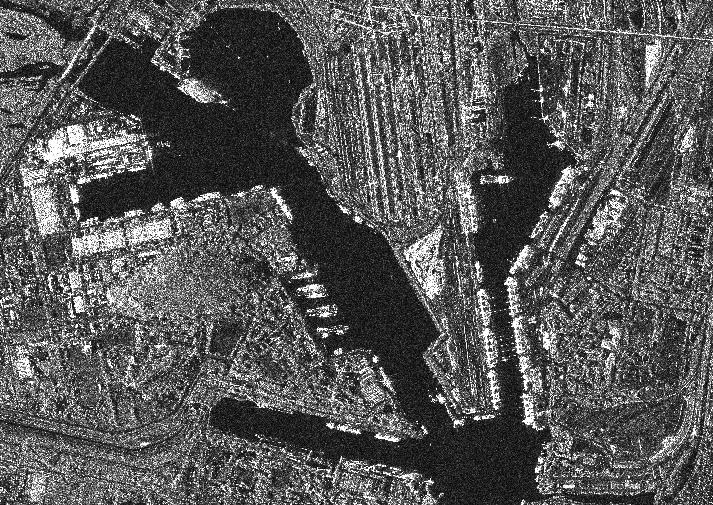
#> input picture media/small.png, 713 x 505 px
$ python filterAndMorphologicalOperationsTesting.py
#> lines starting #> are read from the running program, lines starting #| are printed output that depends on the picture; after the words box and inside, x2 and y2 are one past the last pixel; in counts of white or black regions, pixels touching at a corner belong together
#> further down, sar_image is the input picture: shape (505, 713); min 0, max 255, mean 87.7
### morphologicalFunctions.py
#!/usr/bin/env python3
# -*- coding: utf-8 -*-

import cv2
import numpy as np

def applyThreshold(image, minV, maxV):
#> called with minV = 150, maxV = 255
    _, thresh_img = cv2.threshold(image, thresh = minV, maxval = maxV, type = cv2.THRESH_BINARY)
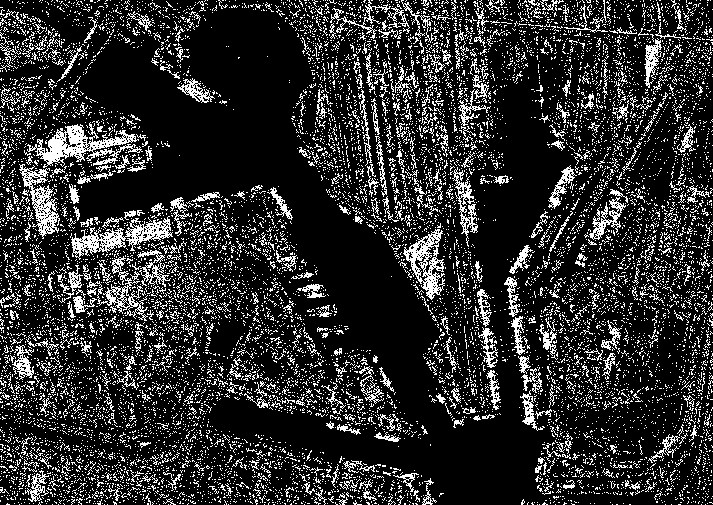
#> thresh_img: shape (505, 713); 17.6% white in thin lines or dots
    return thresh_img

def applyErode(image, kernel, iterationNum):
#> called with kernel = array of shape (3, 3), iterationNum = 1
    eroded = cv2.erode(image, kernel, iterations = iterationNum)
#> eroded: shape (505, 713); 0.46% white in thin lines or dots
    return eroded

def applyDilate(image, kernel, iterationNum):
#> called with kernel = array of shape (3, 3), iterationNum = 1
    dilated = cv2.dilate(image, kernel, iterations = iterationNum)
#> dilated: shape (505, 713); 58.3% white; 2721 black regions (2318 under 20 px), largest, box (x1, y1, x2, y2) and area: (59, 7, 667, 505) 89795, (551, 379, 688, 463) 4004, (609, 306, 704, 395) 2481
    return dilated

def applyClosing(image, kernel):
    closed = cv2.morphologyEx(image.astype(np.float32), cv2.MORPH_CLOSE, kernel)
    return closed

def applyOpening(image, kernel):
    opened = cv2.morphologyEx(image.astype(np.float32), cv2.MORPH_OPEN, kernel)
#> opened: shape (505, 713) float32; 1.7% white; 260 white regions (182 under 20 px), largest, box (x1, y1, x2, y2) and area: (43, 137, 75, 164) 417, (67, 125, 84, 144) 222, (645, 46, 658, 82) 180
#> in applyClosing, `closed = cv2.morphologyEx(image.astype(np.float32), cv2.MORPH_CLOSE, k..`: closed: shape (505, 713) float32; 34.1% white; 1691 white regions (1510 under 20 px), largest, box (x1, y1, x2, y2) and area: (0, 119, 298, 428) 28150, (281, 0, 713, 272) 27055, (0, 337, 417, 505) 13292
    return opened

def applyCropping(image, x1, x2, y1, y2):
    crop = image[y1:y2,x1:x2]
    return crop

"""
Erosion: In image processing, erosion is a morphological operation that works by "eroding away" the boundaries of regions of foreground pixels
(typically white pixels) in an image. It involves moving a structuring element (a small matrix) over the image and replacing each pixel with
the minimum pixel value within the neighborhood defined by the structuring element. Erosion is often used for tasks such as removing small objects
or thinning the borders of regions.

Dilation: Dilation is the opposite of erosion. It involves moving a structuring element over the image and replacing each pixel with the maximum
pixel value within the neighborhood defined by the structuring element. Dilation causes regions of foreground pixels to expand. It's commonly used
for tasks like joining broken parts of an object or filling in small holes within regions.

Opening: Opening is a morphological operation that combines erosion followed by dilation. It's useful for removing noise from images while preserving
the shape and size of the foreground objects. Opening is achieved by first applying erosion to the image to remove small details, followed by dilation
to restore the remaining objects to their approximate original size.

Closing: Closing is the opposite of opening, consisting of dilation followed by erosion. It's useful for closing small gaps or breaks within regions
of foreground pixels. Closing is achieved by first applying dilation to the image to fill in small gaps or breaks within objects, followed by erosion
to restore the objects to their approximate original size while removing noise from the background.

In summary, erosion and dilation modify the shape of objects in an image by either shrinking or expanding them, while opening and closing are
combinations of these operations used for specific image enhancement tasks.
"""

### plotFunctions.py
#!/usr/bin/env python3
# -*- coding: utf-8 -*-

import matplotlib.pyplot as plt

def plot_images(images, headers, num):

#> called with num = 6
    if num <= 3:
        rows = 1
        cols = num
    elif num <= 6:
        rows = 2
        cols = 3
    else:
        rows = 3
        cols = 3

    fig, axes = plt.subplots(rows, cols, figsize=(10, 10))
    axes = axes.flatten()

    for i in range(num):
        axes[i].imshow(images[i], cmap='gray')
        axes[i].set_title(headers[i])
        axes[i].axis('off')

    plt.tight_layout()
    plt.show()
#> `_, thresh_img = cv2.threshold(sar_image, thresh = 180, maxval = 255, t..`: thresh_img: shape (505, 713); 13.2% white in thin lines or dots
#> `thresh_img2 = cv2.adaptiveThreshold(sar_image, 255, cv2.ADAPTIVE_THRES..`: thresh_img2: shape (505, 713); 46.7% white in thin lines or dots
#> `dilated = cv2.dilate(thresh_img, kernel, iterations = 1)`: dilated: shape (505, 713); 49.9% white; 587 white regions (384 under 20 px), largest, box (x1, y1, x2, y2) and area: (0, 0, 417, 505) 71144, (209, 0, 713, 429) 56460, (535, 116, 713, 469) 18695
#> `threshClosing = cv2.morphologyEx(thresh_img.astype(np.float32), cv2.MO..`: threshClosing: shape (505, 713) float32; 24.6% white; 3015 white regions (2615 under 20 px), largest, box (x1, y1, x2, y2) and area: (304, 0, 465, 229) 7790, (44, 203, 197, 324) 7448, (0, 119, 152, 239) 5822
#> `thresh2closingOpening = cv2.morphologyEx(threshClosing.astype(np.float..`: thresh2closingOpening: shape (505, 713) float32; 16.8% white; 943 white regions (400 under 20 px), largest, box (x1, y1, x2, y2) and area: (71, 213, 187, 320) 5151, (20, 121, 145, 236) 4429, (404, 225, 445, 299) 1612
#> `eroded1 = cv2.erode(threshClosing, kernel, iterations = 1)`: eroded1: shape (505, 713) float32; 8.4% white; 1183 white regions (933 under 20 px), largest, box (x1, y1, x2, y2) and area: (30, 126, 144, 172) 2060, (72, 216, 183, 271) 1999, (405, 226, 444, 298) 1260
#> `eroded2 = cv2.erode(threshClosing, kernel, iterations = 2)`: eroded2: shape (505, 713) float32; 3.2% white; 397 white regions (319 under 20 px), largest, box (x1, y1, x2, y2) and area: (31, 127, 137, 167) 1470, (22, 167, 57, 233) 984, (406, 229, 443, 297) 905

### sarFilters.py
#!/usr/bin/env python3
# -*- coding: utf-8 -*-
import cv2
import numpy as np

from plotFunctions import plot_images

def lee_filter(image, window_size):
    # Convert image to float32
#> called with window_size = 5
    image = np.float32(image)

    # Calculate local mean using a rectangular window
    mean = cv2.boxFilter(image, ddepth=-1, ksize=(window_size, window_size))

    # Calculate local variance using a rectangular window
    mean_of_square = cv2.boxFilter(image * image, ddepth=-1, ksize=(window_size, window_size))
    variance = mean_of_square - mean * mean
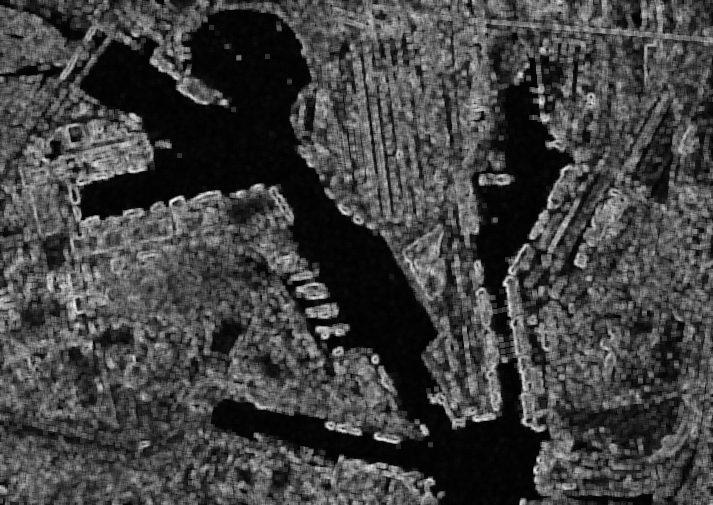
#> variance: shape (505, 713) float32; min 0, max 12356.1, mean 3194.2; drawn with min black and max white

    # Compute the ratio between local variance and global variance
    global_variance = np.var(image)
#> global_variance = 4876.1
    ratio = np.minimum(variance / (variance + global_variance), 1.0)

    # Calculate the filtered image using Lee filter
    filtered_image = mean + ratio * (image - mean)

    if True: #TODO remove when float32
        filtered_image = np.uint8(filtered_image)

    return filtered_image

def gamma_filter(image, window_size, gamma):
    # Normalize pixel values to the range [0, 1]
#> called with window_size = 3, gamma = 2
    normalized_image = image.astype('float32') / 255.0

    # Apply gamma correction
    gamma_corrected_image = np.power(normalized_image, gamma)

    # Denormalize the image to the original range [0, 255]
    gamma_corrected_image = (gamma_corrected_image * 255).astype('uint8')

    return gamma_corrected_image

def frost_filter(image, window_size, alpha):
    # Convert image to float32
#> called with window_size = 3, alpha = 1.5
    image = np.float32(image)

    # Calculate local statistics using a rectangular window
    mean = cv2.boxFilter(image, ddepth=-1, ksize=(window_size, window_size))
    mean_of_square = cv2.boxFilter(image * image, ddepth=-1, ksize=(window_size, window_size))
    variance = mean_of_square - mean * mean

    # Compute the filtered image using Frost filter
    filtered_image = image - alpha * variance

    return filtered_image

# [17 lines left out: function frost_filter2, not called in this run]

def kuan_filter(image, window_size):
    # Convert image to float32
#> called with window_size = 5
    image = np.float32(image)

    # Calculate local statistics using a rectangular window
    mean = cv2.boxFilter(image, ddepth=-1, ksize=(window_size, window_size))
    mean_of_square = cv2.boxFilter(image * image, ddepth=-1, ksize=(window_size, window_size))
    variance = mean_of_square - mean * mean

    # Compute the filtered image using Kuan filter
    filtered_image = mean + (image - mean) * (variance / (variance + mean**2))

    return filtered_image

def median_filter(image, window_size):

#> called with window_size = 5
    filtered_image = cv2.medianBlur(image, ksize = window_size)
#> in median_filter (call 2), `filtered_image = cv2.medianBlur(image, ksize = window_size)`: filtered_image: shape (505, 713); 3.6% white; 419 white regions (324 under 20 px), largest, box (x1, y1, x2, y2) and area: (36, 125, 138, 164) 1550, (30, 188, 59, 235) 787, (72, 230, 123, 255) 732
    return filtered_image

# [4 lines left out: function gauss_filter, not called in this run]

def sigma_filter(image, window_size):

    # Calculate local statistics using a rectangular window
#> called with window_size = 5
    mean = cv2.boxFilter(image, ddepth=-1, ksize=(window_size, window_size))
    mean_of_square = cv2.boxFilter(image * image, ddepth=-1, ksize=(window_size, window_size))
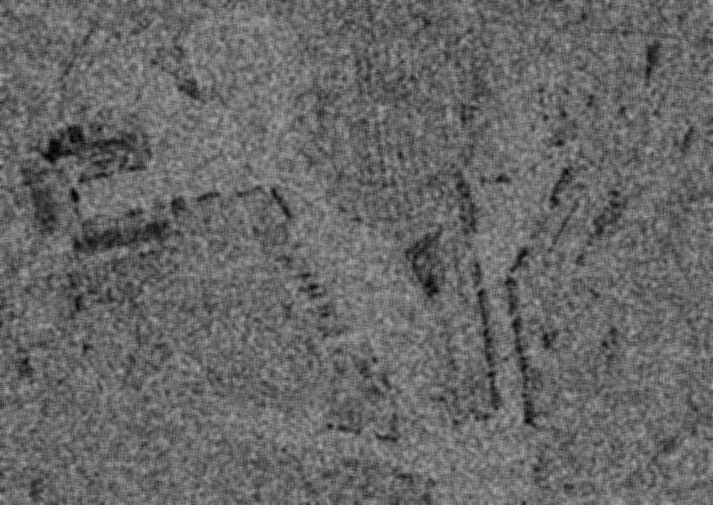
#> mean_of_square: shape (505, 713); min 1, max 178, mean 103.4
    variance = mean_of_square - mean * mean
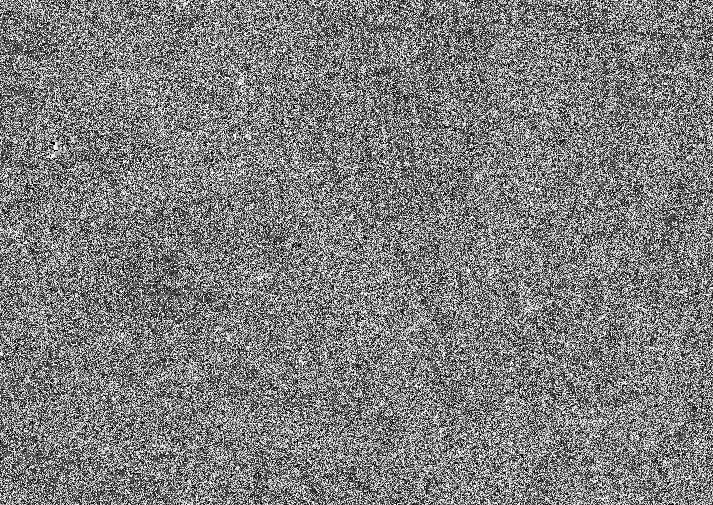
#> variance: shape (505, 713); min 0, max 255, mean 125.7

    # Compute the filtered image using Sigma filter
    filtered_image = mean + variance / (mean**2 + 1e-6)
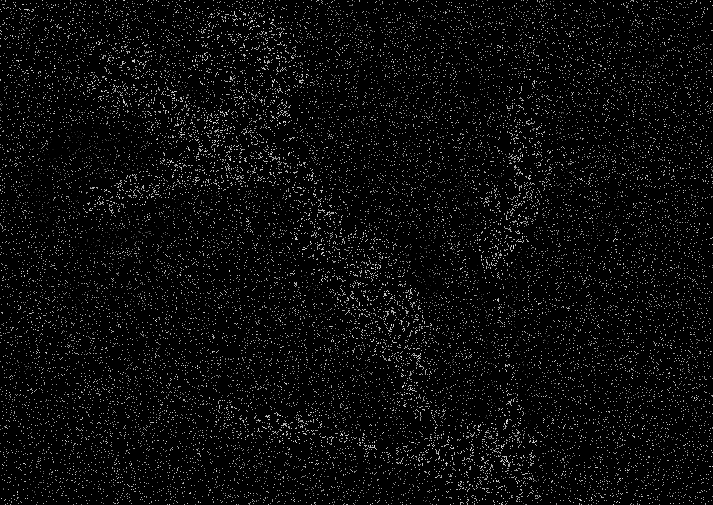
#> filtered_image: shape (505, 713) float64; min 22.54, max 172000080, mean 7635751; drawn with min black and max white

    return filtered_image

def local_contrast_enhancement(image, neighborhood_size=15, clip_limit=2.0):
    # Convert image to LAB color space
#> called with neighborhood_size = 15, clip_limit = 2
    lab = cv2.cvtColor(image, cv2.COLOR_BGR2LAB)
#> lab: shape (505, 713, 3); mean of channels 0, 1, 2 90.8, 128, 128

    # Split LAB image into channels
    l, a, b = cv2.split(lab)
#> a: shape (505, 713); every value is 128

    # Apply CLAHE (Contrast Limited Adaptive Histogram Equalization) to the L channel
    clahe = cv2.createCLAHE(clipLimit=clip_limit, tileGridSize=(neighborhood_size, neighborhood_size))
    enhanced_l = clahe.apply(l)
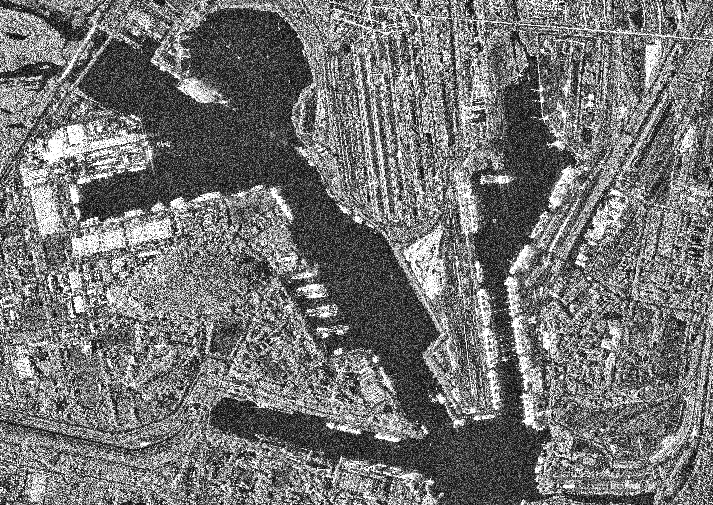
#> enhanced_l: shape (505, 713); min 0, max 255, mean 115.7

    # Merge the enhanced L channel with the original A and B channels
    enhanced_lab = cv2.merge((enhanced_l, a, b))
#> enhanced_lab: shape (505, 713, 3); mean of channels 0, 1, 2 115.7, 128, 128

    # Convert back to BGR color space
    enhanced_image = cv2.cvtColor(enhanced_lab, cv2.COLOR_LAB2BGR)

    return enhanced_image

def bilateral_filter(image, window_size):

    window_size = 3 #TODO remove when testing is done

    # define parameters for bilateral filter
    diameter = window_size * window_size  # Diameter of each pixel neighborhood
    sigma_color = 50  # Filter sigma in the color space
    sigma_space = 75  # Filter sigma in the coordinate space

    # apply bilateral filtering
    filtered_image = cv2.bilateralFilter(image, diameter, sigma_color, sigma_space)
    return filtered_image

# [75 lines left out: functions kalman_filter, applyPipeline, not called in this run]

### filterAndMorphologicalOperationsTesting.py
#!/usr/bin/env python3
# -*- coding: utf-8 -*-
#IMPORTS

import cv2
import numpy as np
import matplotlib.pyplot as plt

from morphologicalFunctions import applyErode, applyDilate, applyOpening, applyClosing, applyThreshold, applyCropping
from sarFilters import lee_filter, gamma_filter, kuan_filter, median_filter, sigma_filter, local_contrast_enhancement, frost_filter, bilateral_filter
from plotFunctions import plot_images

sar_image = cv2.imread('media/small.png', cv2.IMREAD_GRAYSCALE)

#%% MORPHOLOGICAL OPERATIONS - 1

kernel = np.ones((3,3), dtype = np.uint8)

thresh_img = applyThreshold(sar_image, 150, 255)

eroded = applyErode(thresh_img, kernel, 1)

dilated = applyDilate(thresh_img, kernel, 1)

opening = applyOpening(thresh_img, kernel)

closing = applyClosing(thresh_img, kernel)

images = [sar_image, thresh_img, eroded, dilated, opening, closing]
titles = ['Original Image','Threshold SAR Image','thresh+eroded',
          'thresh+dilated','thresh+opening','thresh+closing']

plot_images(images, titles, 6)

#%% MORPHOLOGICAL OPERATIONS - 2

kernel = np.ones((3,3), dtype = np.uint8)

_, thresh_img = cv2.threshold(sar_image, thresh = 180, maxval = 255, type = cv2.THRESH_BINARY)
thresh_img2 = cv2.adaptiveThreshold(sar_image, 255, cv2.ADAPTIVE_THRESH_MEAN_C, cv2.THRESH_BINARY, 11, 8)

dilated = cv2.dilate(thresh_img, kernel, iterations = 1)

threshClosing = cv2.morphologyEx(thresh_img.astype(np.float32), cv2.MORPH_CLOSE, kernel)
thresh2closing = cv2.morphologyEx(threshClosing.astype(np.float32), cv2.MORPH_CLOSE, kernel)

thresh2closingOpening = cv2.morphologyEx(threshClosing.astype(np.float32), cv2.MORPH_OPEN, kernel)

eroded1 = cv2.erode(threshClosing, kernel, iterations = 1)
eroded2 = cv2.erode(threshClosing, kernel, iterations = 2)

images = [sar_image, thresh_img, threshClosing, eroded1, eroded2, thresh2closingOpening]
titles = ['Original Image','Threshold SAR Image','thresh+closing',
          'thresh+closing+erode(1)','thresh+closing+erode(2)','gamma']

plot_images(images, titles, 6)

#%% FILTER OPERATIONS - 2

_, thresh_img = cv2.threshold(sar_image, thresh = 180, maxval = 255, type = cv2.THRESH_BINARY)
lee = lee_filter(sar_image, window_size=5)

gamma = gamma_filter(sar_image, window_size=3, gamma=2.0)

frost = frost_filter(sar_image, window_size=3, alpha=1.5)
#frost2 = frost_filter2(sar_image, window_size=3, alpha=1.5)

kuan = kuan_filter(sar_image, window_size=5)

bilateral = bilateral_filter(sar_image, window_size=5)

median = median_filter(sar_image, window_size=5)
medianThresh = median_filter(thresh_img, window_size=5)

sigma = sigma_filter(sar_image, window_size = 5)

image = cv2.cvtColor(sar_image, cv2.COLOR_GRAY2BGR)
lce = local_contrast_enhancement(image, neighborhood_size=15, clip_limit=2.0) #needs 3 channel image

images = [sar_image, thresh_img,  lee,   gamma,       frost, kuan,    median,    bilateral,   lce]
titles = ['Original','Threshold','lee', 'gamma 2.0', 'frost', 'kuan', 'median', 'bilateral', 'lce']

x1, x2, y1, y2 = [75, 180, 200, 260]
images = [applyCropping(image, x1, x2, y1, y2) for image in images] #to crop images
#> in applyCropping (call 2), `crop = image[y1:y2,x1:x2]`: crop: shape (60, 105); 31.2% white in thin lines or dots
#> in applyCropping (call 5), `crop = image[y1:y2,x1:x2]`:
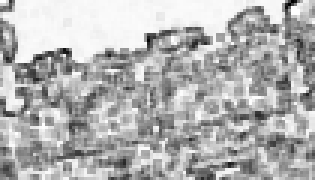
#> crop: shape (60, 105) float32 (shown 3 times larger); min -18547.3, max 255, mean -5409.7; drawn with min black and max white
#> images = 9 items

plot_images(images, titles, len(images))
